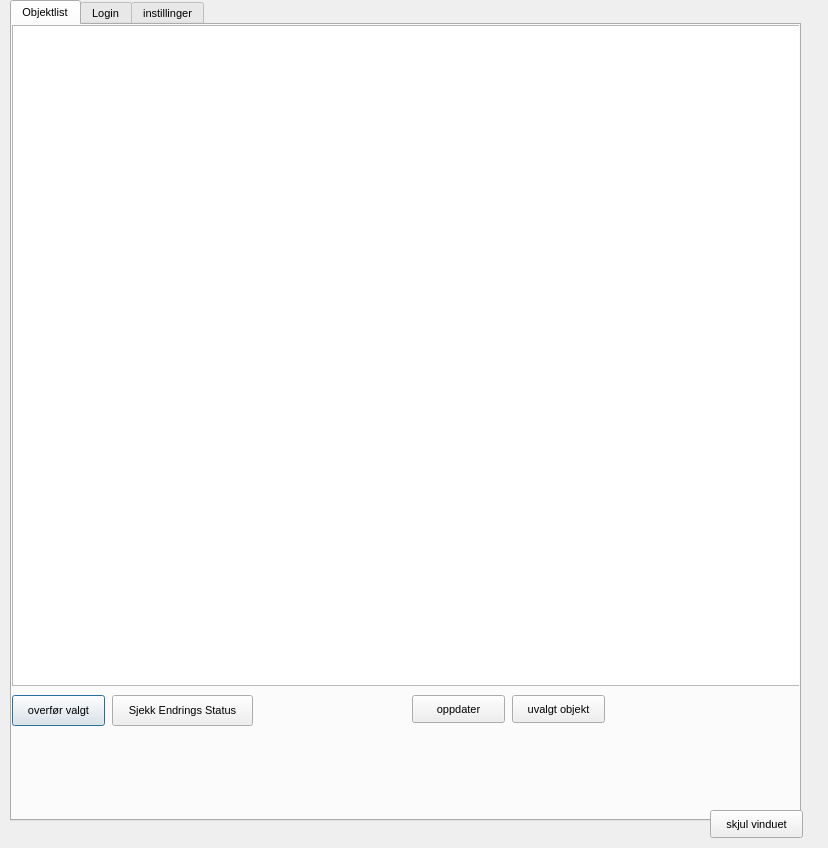
<?xml version="1.0" encoding="UTF-8"?>
<ui version="4.0">
 <class>SkrivDialog</class>
 <widget class="QDialog" name="SkrivDialog">
  <property name="geometry">
   <rect>
    <x>0</x>
    <y>0</y>
    <width>828</width>
    <height>848</height>
   </rect>
  </property>
  <property name="font">
   <font>
    <pointsize>8</pointsize>
   </font>
  </property>
  <property name="windowTitle">
   <string>NVDB Skriv</string>
  </property>
  <widget class="QTabWidget" name="mainTab">
   <property name="geometry">
    <rect>
     <x>10</x>
     <y>0</y>
     <width>791</width>
     <height>821</height>
    </rect>
   </property>
   <property name="styleSheet">
    <string notr="true"/>
   </property>
   <property name="currentIndex">
    <number>0</number>
   </property>
   <widget class="QWidget" name="tabObjectList">
    <attribute name="title">
     <string>Objektlist</string>
    </attribute>
    <widget class="QTableWidget" name="tableSelectedObjects">
     <property name="geometry">
      <rect>
       <x>0</x>
       <y>0</y>
       <width>811</width>
       <height>661</height>
      </rect>
     </property>
    </widget>
    <widget class="QPushButton" name="transferBtn">
     <property name="geometry">
      <rect>
       <x>0</x>
       <y>670</y>
       <width>93</width>
       <height>31</height>
      </rect>
     </property>
     <property name="text">
      <string>overfør valgt</string>
     </property>
    </widget>
    <widget class="QPushButton" name="updateSelectedObjectsBtn">
     <property name="geometry">
      <rect>
       <x>400</x>
       <y>670</y>
       <width>93</width>
       <height>28</height>
      </rect>
     </property>
     <property name="text">
      <string>oppdater</string>
     </property>
    </widget>
    <widget class="QPushButton" name="deselectObjectBtn">
     <property name="geometry">
      <rect>
       <x>500</x>
       <y>670</y>
       <width>93</width>
       <height>28</height>
      </rect>
     </property>
     <property name="text">
      <string>uvalgt objekt</string>
     </property>
    </widget>
    <widget class="QPushButton" name="check_endringsBtn">
     <property name="geometry">
      <rect>
       <x>100</x>
       <y>670</y>
       <width>141</width>
       <height>31</height>
      </rect>
     </property>
     <property name="text">
      <string>Sjekk Endrings Status</string>
     </property>
    </widget>
    <widget class="QLabel" name="response_endringsset">
     <property name="geometry">
      <rect>
       <x>10</x>
       <y>730</y>
       <width>481</width>
       <height>41</height>
      </rect>
     </property>
     <property name="font">
      <font>
       <family>Arial</family>
       <pointsize>7</pointsize>
       <weight>75</weight>
       <italic>true</italic>
       <bold>true</bold>
      </font>
     </property>
     <property name="styleSheet">
      <string notr="true">color rgb(255, 255, 0)</string>
     </property>
     <property name="text">
      <string/>
     </property>
    </widget>
   </widget>
   <widget class="QWidget" name="tabLogin">
    <attribute name="title">
     <string>Login</string>
    </attribute>
    <widget class="QLabel" name="label_3">
     <property name="geometry">
      <rect>
       <x>370</x>
       <y>10</y>
       <width>55</width>
       <height>16</height>
      </rect>
     </property>
     <property name="text">
      <string>Status</string>
     </property>
    </widget>
    <widget class="QLabel" name="statusLabel">
     <property name="geometry">
      <rect>
       <x>360</x>
       <y>50</y>
       <width>131</width>
       <height>31</height>
      </rect>
     </property>
     <property name="text">
      <string>&lt;html&gt;&lt;head/&gt;&lt;body&gt;&lt;p&gt;&lt;span style=&quot; font-size:10pt; font-weight:600;&quot;&gt;må logg in&lt;/span&gt;&lt;/p&gt;&lt;/body&gt;&lt;/html&gt;</string>
     </property>
    </widget>
    <widget class="QLabel" name="loginMsg">
     <property name="geometry">
      <rect>
       <x>360</x>
       <y>90</y>
       <width>351</width>
       <height>51</height>
      </rect>
     </property>
     <property name="font">
      <font>
       <pointsize>12</pointsize>
      </font>
     </property>
     <property name="styleSheet">
      <string notr="true">color: rgb(244, 228, 57);</string>
     </property>
     <property name="text">
      <string/>
     </property>
    </widget>
    <widget class="QWidget" name="layoutWidget">
     <property name="geometry">
      <rect>
       <x>1</x>
       <y>650</y>
       <width>363</width>
       <height>45</height>
      </rect>
     </property>
     <layout class="QHBoxLayout" name="horizontalLayout">
      <item>
       <widget class="QPushButton" name="loginBtn">
        <property name="font">
         <font>
          <family>MS Reference Sans Serif</family>
          <pointsize>16</pointsize>
         </font>
        </property>
        <property name="text">
         <string>Log In</string>
        </property>
       </widget>
      </item>
      <item>
       <widget class="QPushButton" name="updateBtn">
        <property name="font">
         <font>
          <family>MS Reference Sans Serif</family>
          <pointsize>16</pointsize>
         </font>
        </property>
        <property name="text">
         <string>Oppdater</string>
        </property>
       </widget>
      </item>
      <item>
       <widget class="QPushButton" name="changeUserBtn">
        <property name="font">
         <font>
          <family>MS Reference Sans Serif</family>
          <pointsize>16</pointsize>
         </font>
        </property>
        <property name="text">
         <string>Log Out</string>
        </property>
       </widget>
      </item>
     </layout>
    </widget>
    <widget class="QWidget" name="layoutWidget">
     <property name="geometry">
      <rect>
       <x>12</x>
       <y>9</y>
       <width>262</width>
       <height>36</height>
      </rect>
     </property>
     <layout class="QHBoxLayout" name="horizontalLayout_2">
      <item>
       <widget class="QLabel" name="label">
        <property name="font">
         <font>
          <family>MS Reference Sans Serif</family>
          <pointsize>16</pointsize>
         </font>
        </property>
        <property name="text">
         <string>Bruker</string>
        </property>
       </widget>
      </item>
      <item>
       <widget class="QLineEdit" name="usernameLine">
        <property name="font">
         <font>
          <family>MS Reference Sans Serif</family>
          <pointsize>12</pointsize>
         </font>
        </property>
       </widget>
      </item>
     </layout>
    </widget>
    <widget class="QWidget" name="layoutWidget">
     <property name="geometry">
      <rect>
       <x>12</x>
       <y>79</y>
       <width>275</width>
       <height>36</height>
      </rect>
     </property>
     <layout class="QHBoxLayout" name="horizontalLayout_3">
      <item>
       <widget class="QLabel" name="label_2">
        <property name="font">
         <font>
          <family>MS Reference Sans Serif</family>
          <pointsize>16</pointsize>
         </font>
        </property>
        <property name="text">
         <string>Passord</string>
        </property>
       </widget>
      </item>
      <item>
       <widget class="QLineEdit" name="passwordLine">
        <property name="font">
         <font>
          <family>MS Reference Sans Serif</family>
          <pointsize>12</pointsize>
         </font>
        </property>
        <property name="echoMode">
         <enum>QLineEdit::Password</enum>
        </property>
       </widget>
      </item>
     </layout>
    </widget>
   </widget>
   <widget class="QWidget" name="tabSettings">
    <attribute name="title">
     <string>instillinger</string>
    </attribute>
    <widget class="QLabel" name="label_4">
     <property name="geometry">
      <rect>
       <x>540</x>
       <y>20</y>
       <width>55</width>
       <height>16</height>
      </rect>
     </property>
     <property name="font">
      <font>
       <pointsize>9</pointsize>
       <weight>50</weight>
       <bold>false</bold>
      </font>
     </property>
     <property name="text">
      <string>Status</string>
     </property>
    </widget>
    <widget class="QLabel" name="label_5">
     <property name="geometry">
      <rect>
       <x>10</x>
       <y>20</y>
       <width>55</width>
       <height>16</height>
      </rect>
     </property>
     <property name="text">
      <string>Miljø</string>
     </property>
    </widget>
    <widget class="QComboBox" name="miljoCombo">
     <property name="geometry">
      <rect>
       <x>10</x>
       <y>50</y>
       <width>141</width>
       <height>22</height>
      </rect>
     </property>
    </widget>
    <widget class="QLabel" name="nvdbLesLabel">
     <property name="geometry">
      <rect>
       <x>540</x>
       <y>50</y>
       <width>81</width>
       <height>16</height>
      </rect>
     </property>
     <property name="font">
      <font>
       <pointsize>9</pointsize>
       <weight>75</weight>
       <bold>true</bold>
      </font>
     </property>
     <property name="styleSheet">
      <string notr="true">color: rgb(255, 0, 0);</string>
     </property>
     <property name="text">
      <string>NVDB Les</string>
     </property>
    </widget>
    <widget class="QLabel" name="nvdbSkrivLabel">
     <property name="geometry">
      <rect>
       <x>540</x>
       <y>80</y>
       <width>81</width>
       <height>16</height>
      </rect>
     </property>
     <property name="font">
      <font>
       <pointsize>9</pointsize>
       <weight>75</weight>
       <bold>true</bold>
      </font>
     </property>
     <property name="styleSheet">
      <string notr="true">color: rgb(255, 0, 0);</string>
     </property>
     <property name="text">
      <string>NVDB Skriv</string>
     </property>
    </widget>
    <widget class="QPushButton" name="checkStatusBtn">
     <property name="geometry">
      <rect>
       <x>540</x>
       <y>110</y>
       <width>93</width>
       <height>28</height>
      </rect>
     </property>
     <property name="text">
      <string>check status</string>
     </property>
    </widget>
   </widget>
  </widget>
  <widget class="QPushButton" name="hideWindowBtn">
   <property name="geometry">
    <rect>
     <x>710</x>
     <y>810</y>
     <width>93</width>
     <height>28</height>
    </rect>
   </property>
   <property name="text">
    <string>skjul vinduet</string>
   </property>
  </widget>
 </widget>
 <resources/>
 <connections/>
</ui>
